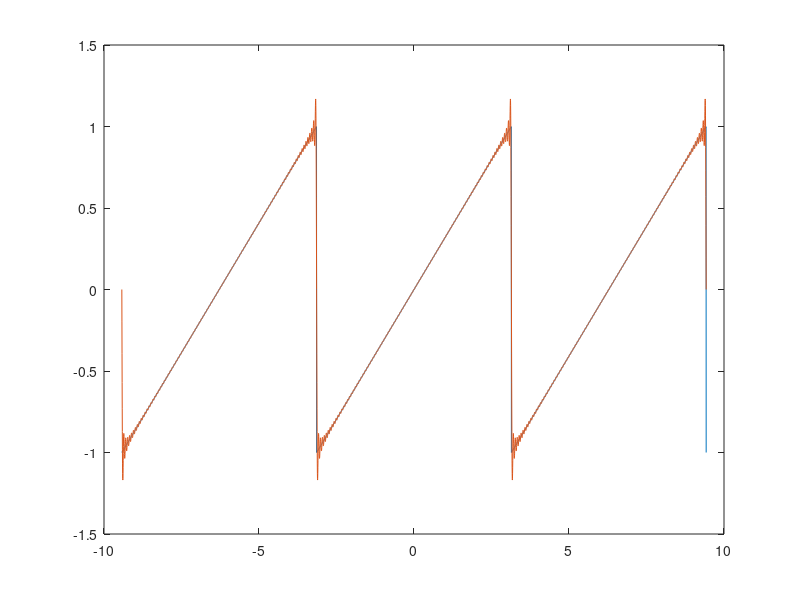

Source code (MATLAB):
%% This script gives an example of Fourier series computations and summations
% This script file computes the Fourier coefficients for certain continuous
% functions over finite intervals and plots the results in a fun way!

% Suppose our function was f(x) = x on the interval [0, pi]. We can think
% about the *odd extension* of f to the interval [-pi, pi] by defining 
% f2(x) = f(x) for x in [0, pi] and f2(x) = -f(-x) for x in [-pi, 0). 
%
% Quickly note that ?sin^2(nx)dx = pi for every integer n, where the bounds
% of integration are [-pi, pi]. 
% We define the kth Fourier coefficient of f, fhat_k, by 
% fhat_k = pi^(-1/2)?f(x)sin(kx)dx where the bounds of integration are
% [-pi, pi]. 
%
% ?f(x)sin(kx)dx = ?xsin(kx)dx = -(x/k)cos(kx)|_(-pi)^pi + k^(-1)?cos(kx)dx

fancy = 0;

if fancy
    %% The quick way of generating the example
    % clear everything
    clear all; close all; clc;
    
    % define domain and function
    t = linspace(-3*pi, 3*pi, 6001);
    x = mod((t-pi)./pi, 2)-1;
    
    % define vector of wavenumbers (the frequencies are given by omega = 2?n)
    n = (1:100).';
    % exercise: compute the Fourier coefficients for each n to determine that:
    xhat_n = 2.*(-1).^(n+1)./(n.*pi); % Fourier coefficients
    basis = sin(bsxfun(@times, n, t)); % basis vectors (unnormalized)
    FourierTerms = bsxfun(@times, xhat_n, basis); % multiply each Fourier coefficient to its corresponding basis vector
    S_n = cumsum(FourierTerms); % compute cumulative sum to give partial sums for each value in n
    
    for j = 1:max(n)
        plot(t, x, t, S_n(j, :)); % plot each partial sum against the actual function
        pause;                    % What do you notice??
    end
end

if (1-fancy)
    %% The more explicit way of doing the same thing.
    clear all; close all; clc;
    % define our domain and function.
    t = linspace(-3*pi, 3*pi, 6001);
    x = mod((t-pi)./pi, 2)-1;
    
    N = 100; % highest degree of approximation
    xhat_n = zeros(N, 1); % 'empty' vector for Fourier coefficients
    basis = zeros(N, 6001); % matrix for basis vectors
    FourierTerms = zeros(N, 6001); % empty matrix for terms of Fourier series at each point in t
    for n = 1:N % loop over frequencies
        % compute norm of basis vectors (notice that all are equal to ? ---
        % why is this so?)
        basisVectorNorm = integral(@(y) sin(n.*y).*sin(n.*y), -pi, pi, 'AbsTol', 1e-10)
        % compute n-th Fourier coefficient using the integral function
        xhat_n(n) = integral(@(y) y.*sin(n.*y)/basisVectorNorm, -pi, pi, 'AbsTol', 1e-10);        
        % compute n-th (normalized) basis vector
        basis(n, :) = sin(n*t)./basisVectorNorm;
        % compute n-th Fourier term
        FourierTerms(n,:) = xhat_n(n)*basis(n,:);
        % compute n-th Fourier partial sum
        S_n(n,:) = sum(FourierTerms);
        % plot n-th partial sum against our function x
        plot(t, x, t, S_n(n,:));
        pause; % wait for user to press Enter
    end
end
